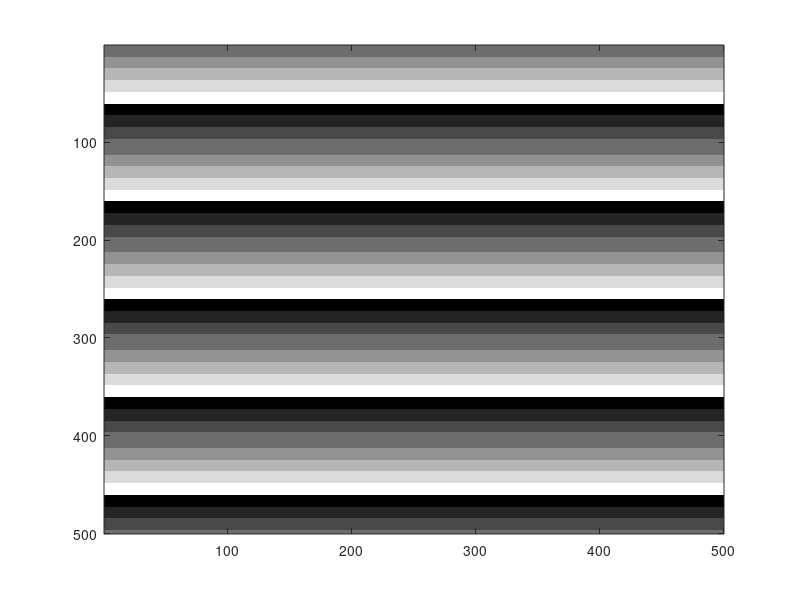
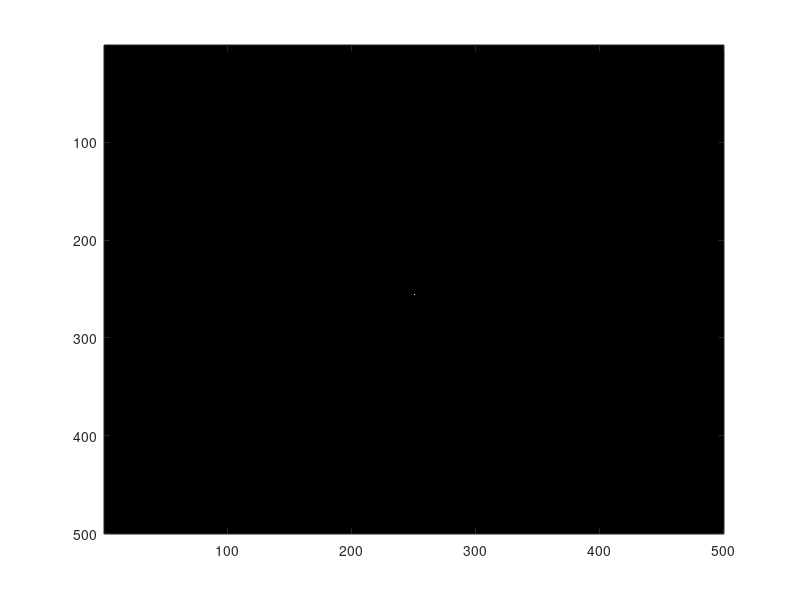

Write MATLAB code to recreate these figures, in order.
%% 4-level 1D grating
clear  %Clear all memory

% Defining grating parameters
N=500; % Matrix size
P=100; % Grating period 
A1=ones(P,N); % Size of fundamental building block of grating
g=8; % Number of phase levels
delphase= 2*pi/g;  %Phase step size

% Constructing one n-level section of the phase grating
sub =round(P/g)-1; 
for count = 1:g;
     A1((count -1)*sub+1:count*sub,:)=exp(1i*(count-1)*delphase);
end

%Constructing the full grating
A2=repmat(A1,N/P,1); 

%Observation of the diffraction pattern
E=fftshift(fft2(A2)); %fftshift to re-order the terms to the natural order
IN=(abs(E)/(N*N)).*(abs(E)/(N*N)); %Normalize the intensity values
figure(1)
colormap(gray); 
imagesc(angle(A2))          
figure(2)
colormap(gray);
imagesc(IN);
